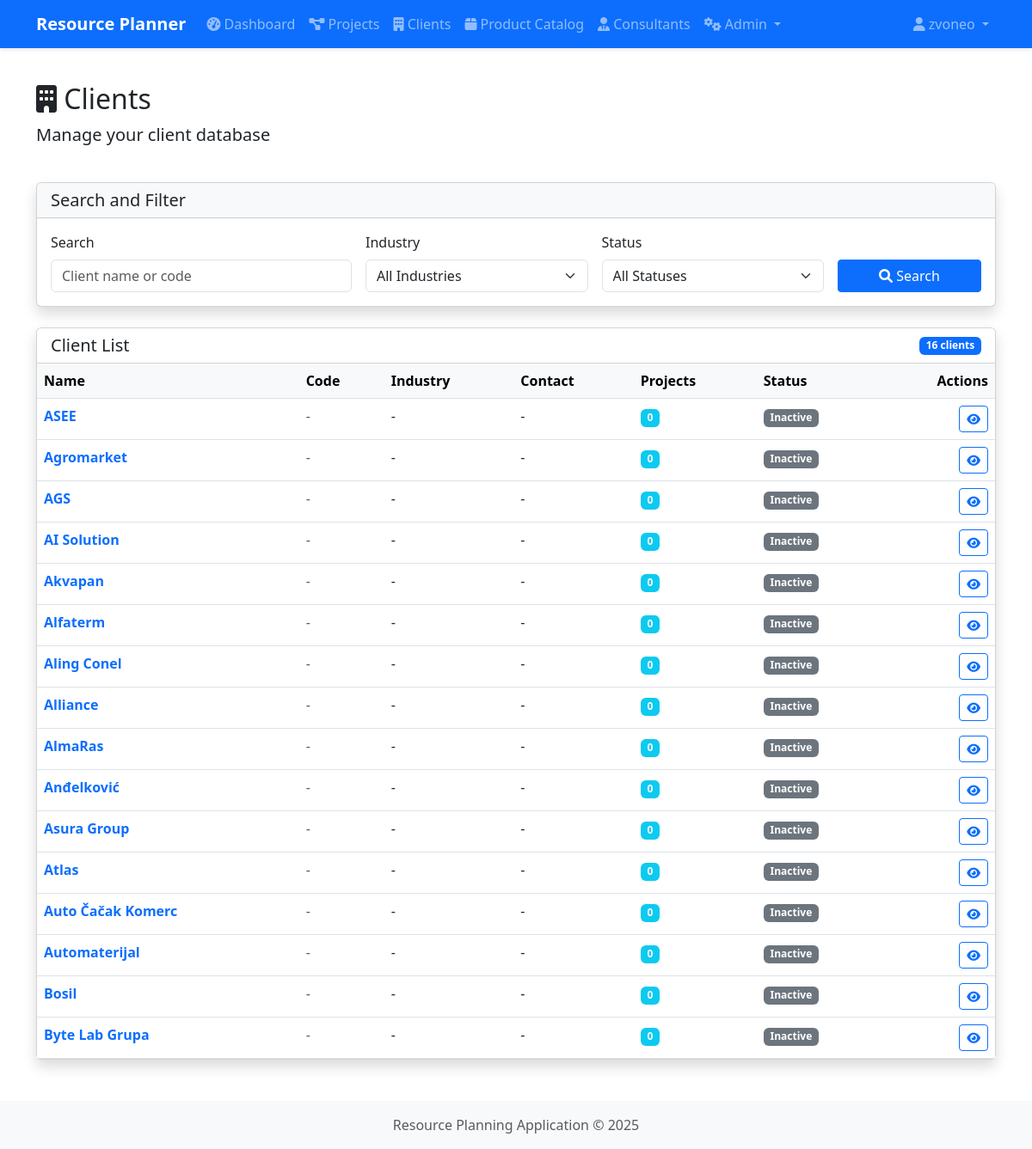
Screenshot of /clients/ (signed in) with the database file from the repository.
### app/models.py (models this page shows, shortened)
class User(db.Model, UserMixin):
    __tablename__ = 'users'
    id = db.Column(db.Integer, primary_key=True)
    username = db.Column(db.String(80), unique=True, nullable=False)
    email = db.Column(db.String(120), unique=True, nullable=False)
    password_hash = db.Column(db.String(128))
    first_name = db.Column(db.String(50))
    last_name = db.Column(db.String(50))
    created_at = db.Column(db.DateTime, default=datetime.utcnow)
    is_active = db.Column(db.Boolean, default=True)
    updated_at = db.Column(db.DateTime, default=datetime.utcnow, onupdate=datetime.utcnow)
    consultants = db.relationship('Consultant', backref='user', lazy=True)
    roles = db.relationship('Role', secondary='user_roles', backref=db.backref('users', lazy=True))

class Client(db.Model):
    __tablename__ = 'clients'
    id = db.Column(db.Integer, primary_key=True)
    name = db.Column(db.String(100), nullable=False)
    address = db.Column(db.String(200))
    city = db.Column(db.String(100))
    country_id = db.Column(db.Integer, db.ForeignKey('list_items.id'))
    created_at = db.Column(db.DateTime, default=datetime.utcnow)
    updated_at = db.Column(db.DateTime, default=datetime.utcnow, onupdate=datetime.utcnow)
    projects = db.relationship('Project', backref='client', lazy=True)
    project_templates = db.relationship('ProjectTemplate', backref='client', lazy=True)

### app/routes/clients.py (the view)
@clients_bp.route('/')
@login_required
def list_clients():
    if user_has_role(current_user, 'Admin') or user_has_role(current_user, 'Manager'):
        clients = Client.query.all()
    elif user_has_role(current_user, 'Project Manager'):
        client_ids = db.session.query(Project.client_id).filter_by(manager_id=current_user.id).distinct()
        clients = Client.query.filter(Client.id.in_(client_ids)).all()
    else:
        clients = []
    return render_template('clients/list.html', clients=clients)

### app/routes/clients.py (called while the page is built)
def user_has_role(user, role_name):
    return utils_user_has_role(user, role_name)

### app/utils.py (called while the page is built, shortened)
def user_has_role(user, role_name):
    if not user or not user.is_authenticated:
        return False
    try:
        role = Role.query.filter_by(name=role_name).first()
        if role and role in user.roles:
            return True
    except SQLAlchemyError as e:
        current_app.logger.error(f"Error checking role {role_name} for user {user.username}: {str(e)}")
        if role_name == 'Admin' and user.username == 'admin':
            return True
    return False

### app/templates/clients/list.html (shortened to what this page needs)
{% extends 'base.html' %}
{% block content %}
<div class="row mb-4">
    <div class="col">
        <h1 class="h2">
            <i class="fas fa-building"></i> Clients
        </h1>
        <p class="lead">Manage your client database</p>
    </div>
    <div class="col-auto">
    </div>
</div>
<div class="card shadow mb-4">
    <div class="card-header bg-light">
        <h5 class="mb-0">Search and Filter</h5>
    </div>
    <div class="card-body">
        <form method="GET" action="{{ url_for('clients.list_clients') }}" class="row g-3">
            <div class="col-md-4">
                <label for="search" class="form-label">Search</label>
                <input type="text" class="form-control" id="search" name="search" placeholder="Client name or code" value="{{ request.args.get('search', '') }}">
            </div>
            <div class="col-md-3">
                <label for="industry" class="form-label">Industry</label>
                <select class="form-select" id="industry" name="industry">
                    <option value="">All Industries</option>
                </select>
            </div>
            <div class="col-md-3">
                <label for="status" class="form-label">Status</label>
                <select class="form-select" id="status" name="status">
                    <option value="">All Statuses</option>
                </select>
            </div>
            <div class="col-md-2 d-flex align-items-end">
                <button type="submit" class="btn btn-primary w-100">
                    <i class="fas fa-search"></i> Search
                </button>
            </div>
        </form>
    </div>
</div>
<div class="card shadow">
    <div class="card-header bg-white d-flex justify-content-between align-items-center">
        <h5 class="mb-0">Client List</h5>
        <span class="badge bg-primary">{{ clients|length }} clients</span>
    </div>
    <div class="card-body p-0">
        <div class="table-responsive">
            <table class="table table-hover mb-0">
                <thead class="table-light">
                    <tr>
                        <th>Name</th>
                        <th>Code</th>
                        <th>Industry</th>
                        <th>Contact</th>
                        <th>Projects</th>
                        <th>Status</th>
                        <th class="text-end">Actions</th>
                    </tr>
                </thead>
                <tbody>
                    {% for client in clients %}
                    <tr>
                        <td>
                            <a href="{{ url_for('clients.view_client', client_id=client.id) }}" class="fw-bold text-decoration-none">
                                {{ client.name }}
                            </a>
                        </td>
                        <td><span class="text-muted">{{ client.code or '-' }}</span></td>
                        <td>{{ client.industry or '-' }}</td>
                        <td>
                            {% if client.email %}
                            <a href="mailto:{{ client.email }}" class="text-decoration-none">
                                {{ client.contact_name or client.email }}
                            </a>
                            {% else %}
                            {{ client.contact_name or '-' }}
                            {% endif %}
                        </td>
                        <td>
                            <span class="badge bg-info">{{ client.projects|default(0, true) }}</span>
                        </td>
                        <td>
                            {% if client.active %}
                            <span class="badge bg-success">Active</span>
                            {% else %}
                            <span class="badge bg-secondary">Inactive</span>
                            {% endif %}
                        </td>
                        <td class="text-end">
                            <div class="btn-group btn-group-sm">
                                <a href="{{ url_for('clients.view_client', client_id=client.id) }}" class="btn btn-outline-primary">
                                    <i class="fas fa-eye"></i>
                                </a>
                            </div>
                        </td>
                    </tr>
                    {% endfor %}
                </tbody>
            </table>
        </div>
    </div>
</div>
{% endblock %}

### app/templates/base.html (shortened to what this page needs)
<!DOCTYPE html>
<html lang="en">
<head>
    <link href="https://cdn.jsdelivr.net/npm/bootstrap@5.3.0-alpha1/dist/css/bootstrap.min.css" rel="stylesheet">
    <link rel="stylesheet" href="https://cdnjs.cloudflare.com/ajax/libs/font-awesome/6.0.0/css/all.min.css">
    <link rel="stylesheet" href="{{ url_for('static', filename='css/style.css') }}">
</head>
<body>
    <nav class="navbar navbar-expand-lg navbar-dark bg-primary">
        <div class="container">
            <a class="navbar-brand" href="{{ url_for('index') }}">Resource Planner</a>
            <div class="collapse navbar-collapse" id="navbarNav">
                {% if current_user.is_authenticated %}
                <ul class="navbar-nav me-auto">
                    <li class="nav-item">
                        <a class="nav-link" href="{{ url_for('admin.dashboard') }}">
                            <i class="fas fa-tachometer-alt"></i> Dashboard
                        </a>
                    </li>
                    <li class="nav-item">
                        <a class="nav-link" href="{{ url_for('projects.list_projects') }}">
                            <i class="fas fa-project-diagram"></i> Projects
                        </a>
                    </li>
                    <li class="nav-item">
                        <a class="nav-link" href="{{ url_for('clients.list_clients') }}">
                            <i class="fas fa-building"></i> Clients
                        </a>
                    </li>
                    <li class="nav-item">
                        <a class="nav-link" href="{{ url_for('catalog.list_products') }}">
                            <i class="fas fa-box"></i> Product Catalog
                        </a>
                    </li>
                    <li class="nav-item">
                        <a class="nav-link" href="{{ url_for('consultants.list_consultants') }}">
                            <i class="fas fa-user-tie"></i> Consultants
                        </a>
                    </li>
                    {% if 'Admin' in current_user.roles|map(attribute='name') or 'Manager' in current_user.roles|map(attribute='name') %}
                    <li class="nav-item dropdown">
                        <a class="nav-link dropdown-toggle" href="#" id="adminDropdown" role="button" data-bs-toggle="dropdown" aria-expanded="false">
                            <i class="fas fa-cogs"></i> Admin
                        </a>
                    </li>
                    {% endif %}
                </ul>
                <ul class="navbar-nav">
                    <li class="nav-item dropdown">
                        <a class="nav-link dropdown-toggle" href="#" id="userDropdown" role="button" data-bs-toggle="dropdown" aria-expanded="false">
                            <i class="fas fa-user"></i> {{ current_user.username }}
                        </a>
                    </li>
                </ul>
                {% endif %}
            </div>
        </div>
    </nav>
    <div class="container mt-4">
        {% block content %}{% endblock %}
    </div>
    <footer class="footer mt-5 py-3 bg-light">
        <div class="container text-center">
            <span class="text-muted">Resource Planning Application &copy; {{ now.year }}</span>
        </div>
    </footer>
</body>
</html>

### app/static/css/style.css (style rules this page uses)
body { min-height: 100vh; display: flex; flex-direction: column; }
.footer { margin-top: auto; }
.card { transition: transform 0.3s ease; box-shadow: 0 4px 6px rgba(0, 0, 0, 0.1); }
.btn { border-radius: 0.25rem; }
.navbar { box-shadow: 0 2px 4px rgba(0, 0, 0, 0.1); }
.navbar-brand { font-weight: bold; }

### rows the page displays
User: username "zvoneo"
Client: name "ASEE", code "-", industry "-", contact_name "-", projects "0"
Client: name "Agromarket", code "-", industry "-", contact_name "-", projects "0"
Client: name "AGS", code "-", industry "-", contact_name "-", projects "0"
Client: name "AI Solution", code "-", industry "-", contact_name "-", projects "0"
Client: name "Akvapan", code "-", industry "-", contact_name "-", projects "0"
Client: name "Alfaterm", code "-", industry "-", contact_name "-", projects "0"
Client: name "Aling Conel", code "-", industry "-", contact_name "-", projects "0"
Client: name "Alliance", code "-", industry "-", contact_name "-", projects "0"
Client: name "AlmaRas", code "-", industry "-", contact_name "-", projects "0"
Client: name "Anđelković", code "-", industry "-", contact_name "-", projects "0"
Client: name "Asura Group", code "-", industry "-", contact_name "-", projects "0"
Client: name "Atlas", code "-", industry "-", contact_name "-", projects "0"
Client: name "Auto Čačak Komerc", code "-", industry "-", contact_name "-", projects "0"
Client: name "Automaterijal", code "-", industry "-", contact_name "-", projects "0"
Client: name "Bosil", code "-", industry "-", contact_name "-", projects "0"
Client: name "Byte Lab Grupa", code "-", industry "-", contact_name "-", projects "0"

### other values shown
{{ clients|length }} "16"
